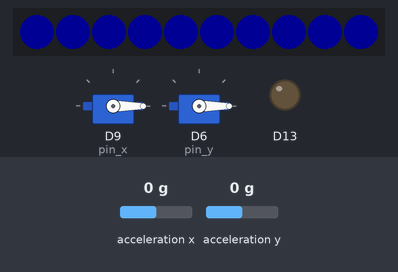
The sketch below on a simulated Adafruit Circuit Playground Express. Parts: 10 RGB LEDs in strip order, left to right, 2 × servo, output pins drawn as LEDs (lit = HIGH). The test bench sets the inputs (shaded band); at power-on: acceleration x 0 g, acceleration y 0 g. Dim RGB values are drawn brighter than linear.

Above: at 1.8 s.
1.9 s: acceleration x set to 0.3 g
At 3.1 s:
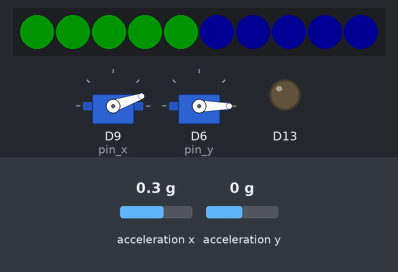
6.0 s: acceleration y set to 0.3 g
At 8.4 s:
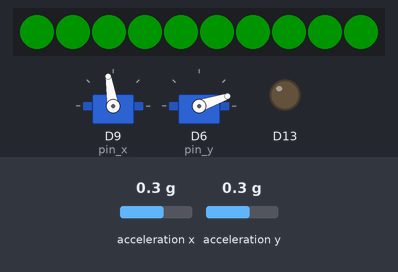
10.1 s: acceleration x set to -1.4 g
At 11.8 s:
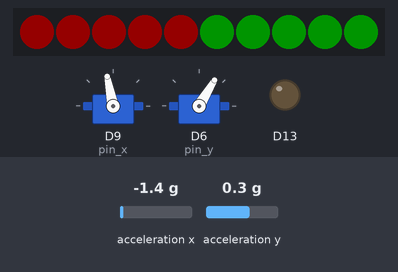
13.5 s: acceleration y set to -1.4 g
At 15.0 s:
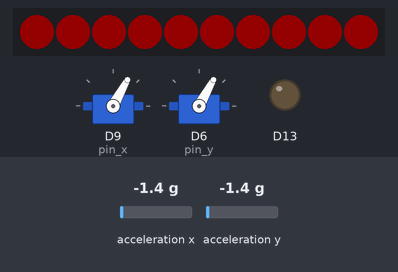
17.0 s: acceleration x set to -0.2 g
20.5 s: acceleration x set to 0.1 g
At 22.6 s:
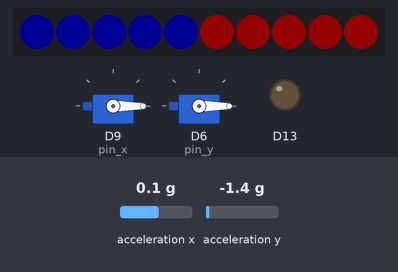
Timing chart, 0 to 24.1 s (numbered marks = the images above; inputs shaded):
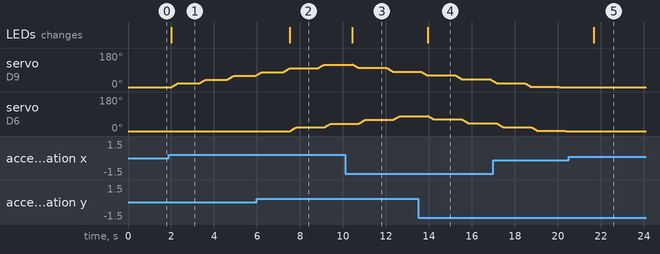

The sketch:

xy_servo_motion_control.ino
```cpp
// finnicky, does not always function as expected

#include <Adafruit_CircuitPlayground.h>
#include <Servo.h>

float X, Y;
Servo servo_x;
Servo servo_y;
int pin_x = 9; // A2 pin for servo x
int pin_y = 6; // A1 pin for servo y
int cur_servo_val_x = 0;
int cur_servo_val_y = 0;

void setup() {
  CircuitPlayground.begin();
  servo_x.attach(pin_x);
  servo_y.attach(pin_y);
  servo_x.write(0);
  servo_y.write(0);
  Serial.begin(9600);
}

void loop() {
  X = CircuitPlayground.motionX();
  Y = CircuitPlayground.motionY();

  if (X > 1) {
    for (int i = 0; i < 5; i++) CircuitPlayground.setPixelColor(i, 0, 255, 0);
    for (int i = 0; i < 20; i++) {
      servo_x.write(cur_servo_val_x + i);
      delay(15);
    } cur_servo_val_x += 20;
  } else if (X < 0) {
    for (int i = 0; i < 5; i++) CircuitPlayground.setPixelColor(i, 255, 0, 0);
    for (int i = 0; i < 20; i++) {
      servo_x.write(cur_servo_val_x - i);
      delay(15);
    } cur_servo_val_x -= 20;
  } else {
    for (int i = 0; i < 5; i++) CircuitPlayground.setPixelColor(i, 0, 0, 255);
  }

  if (Y > 1) {
    for (int i = 5; i < 10; i++) CircuitPlayground.setPixelColor(i, 0, 255, 0);
    for (int i = 0; i < 20; i++) {
      servo_y.write(cur_servo_val_y + i);
      delay(15);
    } cur_servo_val_y += 20;
  } else if (Y < 0) {
    for (int i = 5; i < 10; i++) CircuitPlayground.setPixelColor(i, 255, 0, 0);
    for (int i = 0; i < 20; i++) {
      servo_y.write(cur_servo_val_y - i);
      delay(15);
    } cur_servo_val_y -= 20;
  } else {
    for (int i = 5; i < 10; i++) CircuitPlayground.setPixelColor(i, 0, 0, 255);
  }

  delay(1000);
}
```

Measured:
- the behaviour switches between 0.1 and 0.2 g on acceleration x (found by bisection; images 0 and 1)
- the behaviour switches between 0.1 and 0.2 g on acceleration y (found by bisection; images 1 and 2)
- the behaviour switches between -0.1 and 0 g on acceleration x (found by bisection; images 4 and 5)
- after the input at 1.9 s, servo on D9 (pin_x): moves from 0° to 64° over 4.0 s, starting after 0.13 s; the LEDs: change after 0.11 s (image 1)
- after the input at 6.0 s, servo on D6 (pin_y): moves from 0° to 39° over 1.9 s, starting after 1.6 s; the LEDs: change after 1.5 s (image 2)
- after the input at 10.1 s, the LEDs: change after 0.33 s (image 3)
- after the input at 13.5 s, the LEDs: change after 0.44 s (image 4)
- after the input at 20.5 s, the LEDs: change after 1.2 s (image 5)
